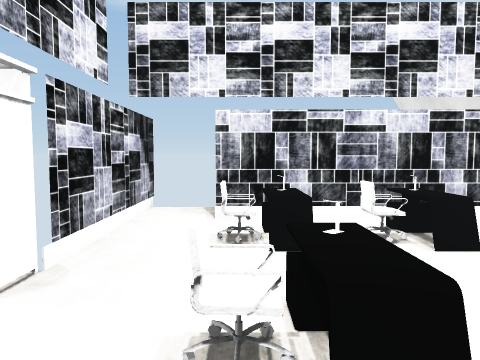
[1] (above)

12 first-person views from a walk through a 3-D level made in the Unity game engine. The camera is 1.4 m above the floor, tilts 4° down and sees 70° across. Doors are open. The floor is counted in squares, 1 m on a side. Each view is taken from the middle of a square. On the plan, view 1 faces up. The plan holds only what a view shows up to about 15 squares ahead; the rest is blank. The place goes on beyond the plan. Some surface patterns are stand-ins.

[2]
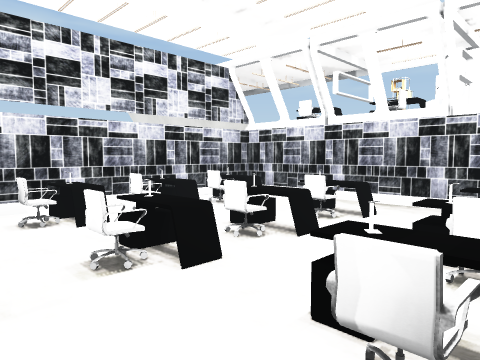

[3]
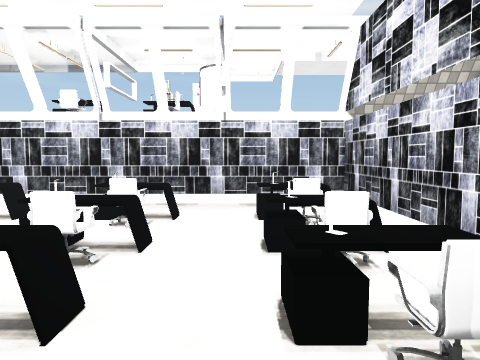

[4]
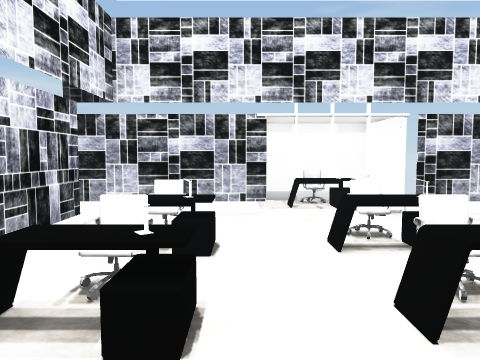

[5]
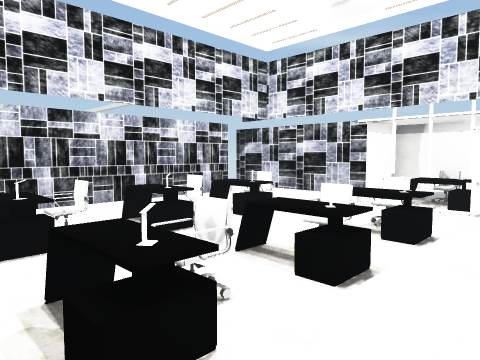

[6]
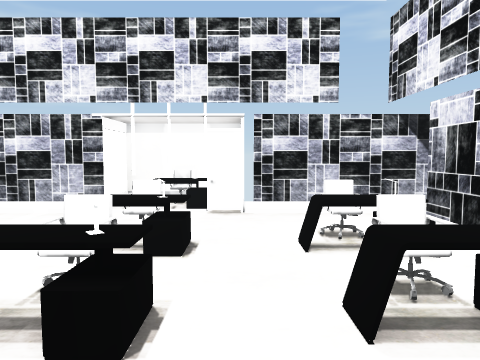

[7]
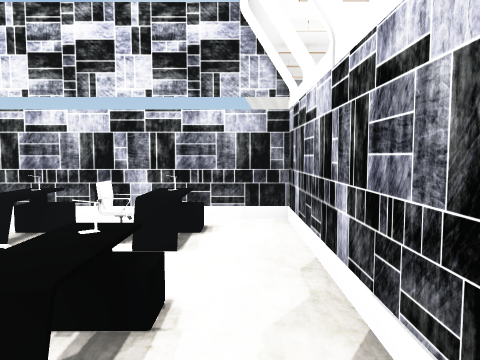

[8]
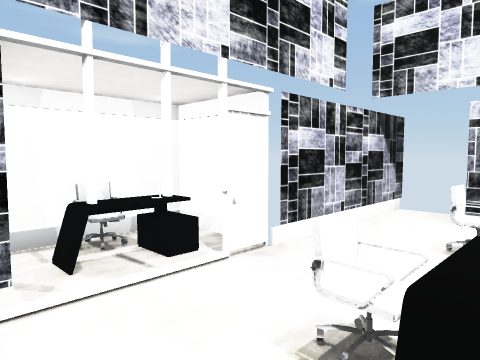

[9]
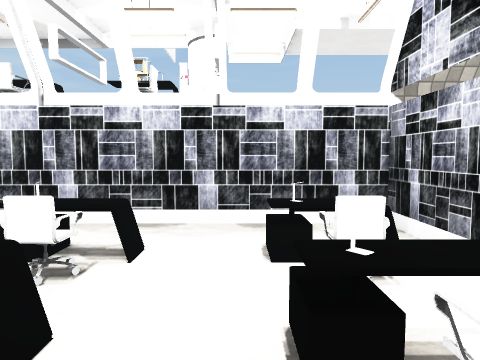

[10]
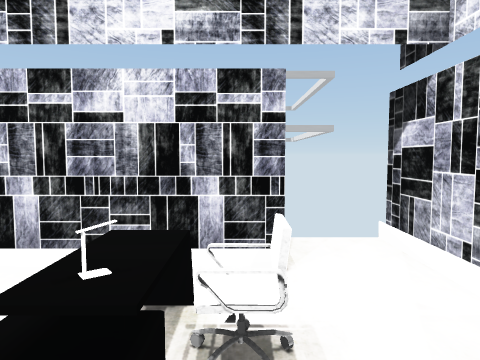

[11]
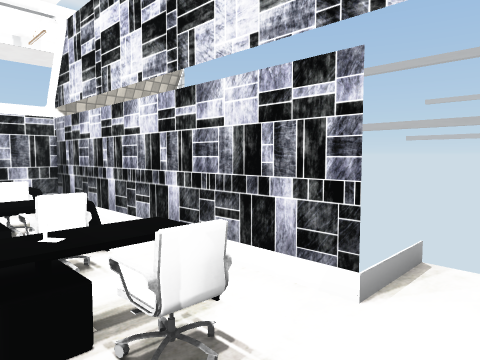

[12]
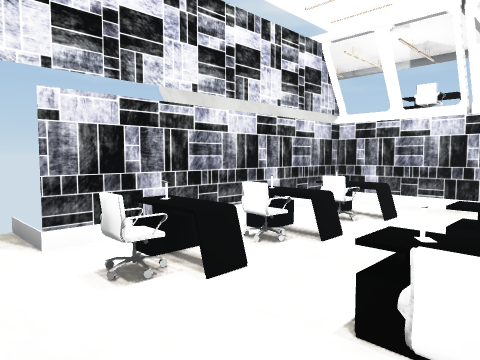

### Floor plan
Key: @ floor where view 1 was taken; # wall or solid block; . main floor; : floor 0.75 m higher than the main floor; = window, fence, low wall or low ledge; C chair; E desk; O other object.
Columns run from 5 left of view 1 to 8 right of it. Each row starts with its distance up from view 1.
 10   #
  9   #..
  8   #..#########
  7   #...   ....#
  6   #..C:CO.CO.#
  5   #...E.E..E.#
  4 ###..........#
  3 #OE...O.O..O.#
  2 CCE..CECE.CE.#
  1 #............#
  0 ###..@.......#
 -1   #..COC#.C .#
 -2   #..CEC#.=E.#
 -3   #..#########
 -4   #..
 -5   #

Positions as (right, up) in squares from view 1, and headings:
1: (0, 0), facing up
2: (-2, -2), facing up-right
3: (-2, 0), facing right
4: (6, 0), facing left
5: (7, 5), facing down-left
6: (6, 4), facing left
7: (7, 0), facing up
8: (1, 0), facing up-left
9: (1, 0), facing right
10: (0, 1), facing down
11: (-2, 0), facing down-right
12: (-2, 2), facing up-right
